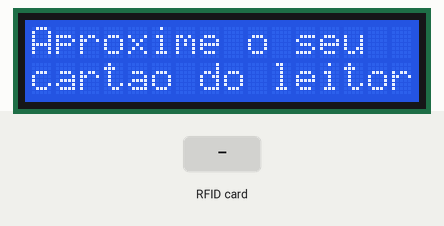
This sketch was run on a simulated Arduino Uno, built with avr-gcc and run on an emulated ATmega328P. On the bench: 16×2 character LCD. Inputs (shaded band) come from the test bench. What the sketch prints to the serial monitor is not drawn.

Above: at 1.3 s.
1.4 s: RFID card F3 A3 0E 27 held to the reader
At 2.4 s:
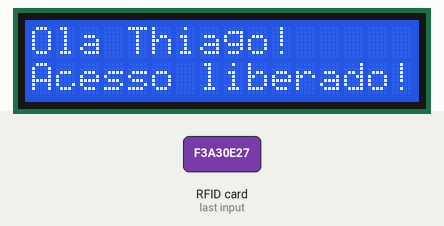
2.9 s: RFID card 83 62 56 73 held to the reader
At 5.4 s:
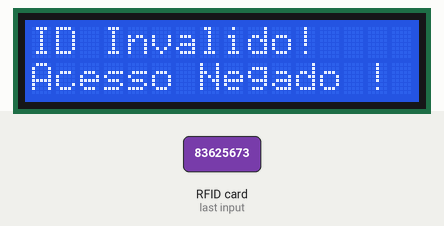
Timing chart, 0 to 6.9 s (numbered marks = the images above; inputs shaded):
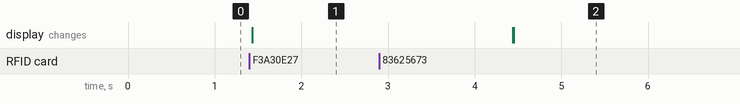

The sketch:

sketch_catraca.ino
```cpp
#include <SPI.h>
#include <MFRC522.h>
#include <LiquidCrystal.h>
#define SS_PIN 10
#define RST_PIN 9
MFRC522 mfrc522(SS_PIN, RST_PIN);

LiquidCrystal lcd(6, 7, 5, 4, 3, 2);
char st[20];
void setup()
{
  Serial.begin(9600);
  SPI.begin();
  mfrc522.PCD_Init();
  Serial.println("Aproxime o seu cartao do leitor");
  Serial.println();
  lcd.begin(16, 2);
  mensageminicial();
}
void loop()
{
  if ( ! mfrc522.PICC_IsNewCardPresent())
  {
    return;
  }
  if ( ! mfrc522.PICC_ReadCardSerial())
  {
    return;
  }
  Serial.print("ID da tag :");
  String conteudo= "";
  byte letra;
  for (byte i = 0; i < mfrc522.uid.size; i++)
  {
     Serial.print(mfrc522.uid.uidByte[i] < 0x10 ? " 0" : " ");
     Serial.print(mfrc522.uid.uidByte[i], HEX);
     conteudo.concat(String(mfrc522.uid.uidByte[i] < 0x10 ? " 0" : " "));
     conteudo.concat(String(mfrc522.uid.uidByte[i], HEX));
  }
  Serial.println();
  Serial.print("Mensagem : ");
  conteudo.toUpperCase();
  if (conteudo.substring(1) == "F3 A3 0E 27")
  {
    Serial.println("Ola Thiago!");
    Serial.println();
    lcd.clear();
    lcd.setCursor(0,0);
    lcd.print("Ola Thiago!");
    lcd.setCursor(0,1);
    lcd.print("Acesso liberado!");
    delay(3000);
    mensageminicial();
  }
  if (conteudo.substring(1) == "83 62 56 73")
  {
    Serial.println("ID Invalido!");
    Serial.println();
    lcd.clear();
    lcd.setCursor(0,0);
    lcd.print("ID Invalido!");
    lcd.setCursor(0,1);
    lcd.print("Acesso Negado !");
    delay(3000);
    mensageminicial();
  }
}
void mensageminicial()
{
  lcd.clear();
  lcd.print("Aproxime o seu");
  lcd.setCursor(0,1);
  lcd.print("cartao do leitor");
}
```

Measured:
- after the input at 1.4 s, the display: changes at once (image 1)
- after the input at 2.9 s, the display: first differs from a run without the input after 1.6 s (image 2)
